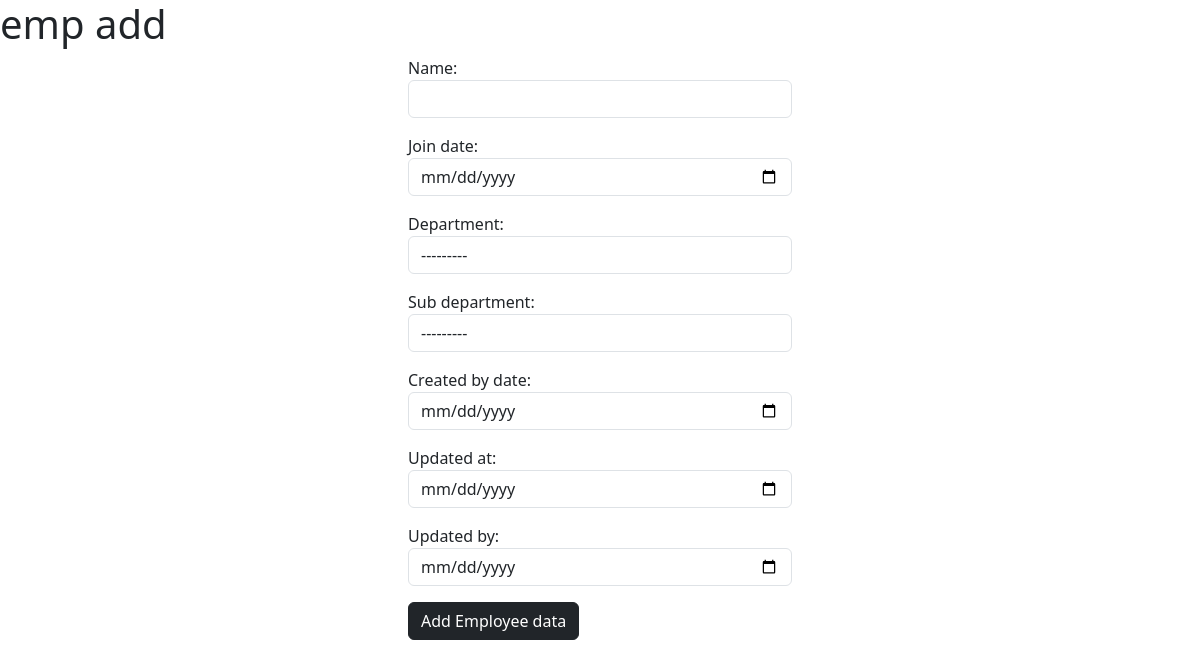
The page /emp_add (signed in) on the database as committed earlier.
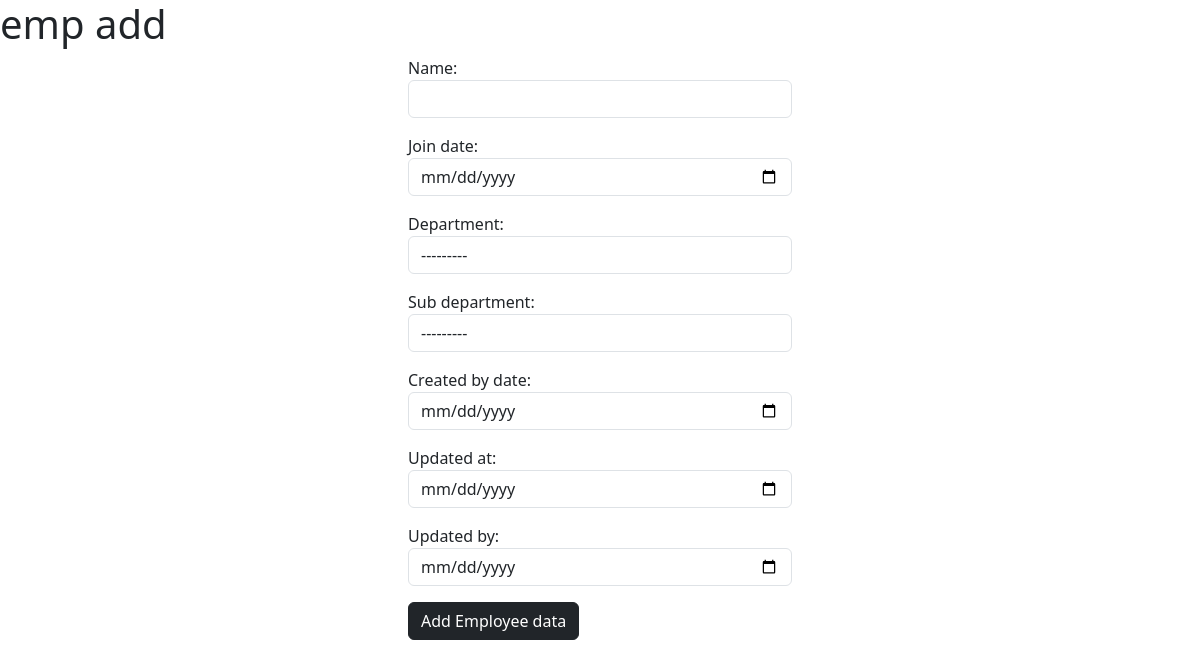
The same page on the database as committed later.
### empweb/models.py (models this page shows)
class Departmentmaster(models.Model):
    department_id=models.AutoField(primary_key=True)
    department_name=models.CharField(max_length=100)
    description=models.CharField(max_length=100)
    created_by_date=models.DateField()
    created_at_date=models.DateField(auto_now_add=True)
    def __str__(self):
        return self.department_name

class SubDepartmentmaster(models.Model):
    sub_department_id=models.AutoField(primary_key=True)
    department_id=models.ForeignKey(Departmentmaster, on_delete=models.CASCADE)
    sub_department_name=models.CharField(max_length=110)
    description=models.CharField(max_length=100)
    created_by_date=models.DateField()
    created_at_date=models.DateField(auto_now_add=True)
    def __str__(self):
        return self.sub_department_name

### empweb/views.py (the view, shortened to what this page needs)
# urls.py: path("emp_add",EmployeeCreateView.as_view(),name="emp_add"),
@method_decorator(decs,name="dispatch")
class EmployeeCreateView(TemplateView):
    def get(self,request,*args,**kw):
        form=EmpolyeeForm()
        context={"form":form}
        return render(request,"emp_add.html",context)

### empweb/forms.py
class EmpolyeeForm(forms.ModelForm):
    class Meta:
        model=EmployeeMaster
        fields=["emp_id","name","join_date","department","sub_department","created_by_date","updated_at","updated_by"]
        widgets={
            "emp_id":forms.TextInput(attrs={"class":"form-control"}),
            "name":forms.TextInput(attrs={"class":"form-control"}),
            "join_date":forms.DateInput(attrs={"class":"form-control", "type":"date", "format":"%Y-%m-%d"}),
            "department":forms.Select(attrs={"class":"form-control"}),
            "sub_department":forms.Select(attrs={"class":"form-control"}),
            "created_by_date":forms.DateInput(attrs={"class":"form-control", "type":"date", "format":"%Y-%m-%d"}),
            "updated_at":forms.DateInput(attrs={"class":"form-control", "type":"date", "format":"%Y-%m-%d"}),
            "updated_by":forms.DateInput(attrs={"class":"form-control", "type":"date", "format":"%Y-%m-%d"}),
        }

### empweb/views.py (called while the page is built)
def signin_required(fn):
    def wrapper(request,*args,**kw):
        if not request.user.is_authenticated:
            return redirect("signin")
        else:
            return fn(request,*args,**kw)
    return wrapper

### empweb/templates/emp_add.html (shortened to what this page needs)
<!DOCTYPE html>
<html lang="en">
<head>
    <link href="https://cdn.jsdelivr.net/npm/bootstrap@5.3.0-alpha1/dist/css/bootstrap.min.css" rel="stylesheet">
</head>
<body>
    <h1>emp add</h1>
    <div class="row">
        <div class="col-4"></div>
        <div class="col-4">
            <form action="" method="post" enctype="multipart/form-data">
                {{form.as_p}}
                <div class="center">
                <button type="submit" class="btn btn-dark">Add Employee data</button>
                </div>
            </form>
        </div>
        <div class="col-4"></div>
    </div>
</body>
</html>

Rows that differ between the two databases and show on the page:
added SubDepartmentmaster: sub_department "---------"
Other text that changed with them:
form field sub_department: "---------" → (not shown)
